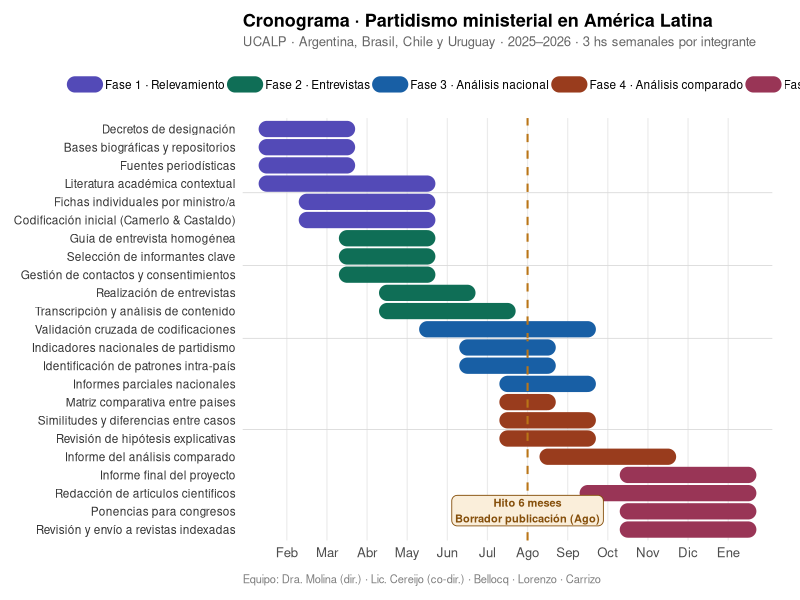

Here is the R script that generated this plot:
## ---- chunk 1
#| echo: false
#| warning: false
#| message: false

library(tidyverse)
library(ggplot2)

colores_fase <- c(
  "Fase 1 · Relevamiento"         = "#534AB7",
  "Fase 2 · Entrevistas"          = "#0F6E56",
  "Fase 3 · Análisis nacional"    = "#185FA5",
  "Fase 4 · Análisis comparado"   = "#993C1D",
  "Fase 5 · Redacción y difusión" = "#993556"
)

meses <- c("Feb","Mar","Abr","May","Jun","Jul","Ago","Sep","Oct","Nov","Dic","Ene")

actividades <- tribble(
  ~fase,                             ~actividad,                                  ~inicio, ~fin,
  "Fase 1 · Relevamiento",           "Decretos de designación",                   1, 2,
  "Fase 1 · Relevamiento",           "Bases biográficas y repositorios",          1, 2,
  "Fase 1 · Relevamiento",           "Fuentes periodísticas",                     1, 2,
  "Fase 1 · Relevamiento",           "Literatura académica contextual",           1, 4,
  "Fase 1 · Relevamiento",           "Fichas individuales por ministro/a",        2, 4,
  "Fase 1 · Relevamiento",           "Codificación inicial (Camerlo & Castaldo)", 2, 4,
  "Fase 2 · Entrevistas",            "Guía de entrevista homogénea",              3, 4,
  "Fase 2 · Entrevistas",            "Selección de informantes clave",            3, 4,
  "Fase 2 · Entrevistas",            "Gestión de contactos y consentimientos",    3, 4,
  "Fase 2 · Entrevistas",            "Realización de entrevistas",                4, 5,
  "Fase 2 · Entrevistas",            "Transcripción y análisis de contenido",     4, 6,
  "Fase 3 · Análisis nacional",      "Validación cruzada de codificaciones",      5, 8,
  "Fase 3 · Análisis nacional",      "Indicadores nacionales de partidismo",      6, 7,
  "Fase 3 · Análisis nacional",      "Identificación de patrones intra-país",     6, 7,
  "Fase 3 · Análisis nacional",      "Informes parciales nacionales",             7, 8,
  "Fase 4 · Análisis comparado",     "Matriz comparativa entre países",           7, 7,
  "Fase 4 · Análisis comparado",     "Similitudes y diferencias entre casos",     7, 8,
  "Fase 4 · Análisis comparado",     "Revisión de hipótesis explicativas",        7, 8,
  "Fase 4 · Análisis comparado",     "Informe del análisis comparado",            8, 10,
  "Fase 5 · Redacción y difusión",   "Informe final del proyecto",               10, 12,
  "Fase 5 · Redacción y difusión",   "Redacción de artículos científicos",        9, 12,
  "Fase 5 · Redacción y difusión",   "Ponencias para congresos",                 10, 12,
  "Fase 5 · Redacción y difusión",   "Revisión y envío a revistas indexadas",    10, 12
)

actividades <- actividades |>
  mutate(
    actividad = factor(actividad, levels = rev(actividad)),
    fase      = factor(fase, levels = names(colores_fase))
  )

ggplot(actividades) +
  geom_segment(
    aes(x = inicio - 0.5, xend = fin + 0.5,
        y = actividad,    yend = actividad,
        color = fase),
    linewidth = 5.5,
    lineend   = "round"
  ) +
  geom_vline(
    xintercept = 7,
    linetype   = "dashed",
    color      = "#BA7517",
    linewidth  = 0.7
  ) +
  annotate(
    "label",
    x = 7, y = 1.2,
    label      = "Hito 6 meses\nBorrador publicación (Ago)",
    size       = 2.8,
    color      = "#854F0B",
    fill       = "#FAEEDA",
    label.size = 0.3,
    label.r    = unit(4, "pt"),
    fontface   = "bold",
    hjust      = 0.5,
    vjust      = 0
  ) +
  geom_hline(
    yintercept = c(6.5, 11.5, 15.5, 19.5),
    color      = "grey85",
    linewidth  = 0.3
  ) +
  scale_x_continuous(
    breaks = 1:12,
    labels = meses,
    expand = expansion(add = 0.6)
  ) +
  scale_color_manual(values = colores_fase, name = NULL) +
  labs(
    title    = "Cronograma · Partidismo ministerial en América Latina",
    subtitle = "UCALP · Argentina, Brasil, Chile y Uruguay · 2025–2026 · 3 hs semanales por integrante",
    x        = NULL,
    y        = NULL,
    caption  = "Equipo: Dra. Molina (dir.) · Lic. Cereijo (co-dir.) · Bellocq · Lorenzo · Carrizo"
  ) +
  theme_minimal(base_size = 11) +
  theme(
    plot.title         = element_text(face = "bold", size = 13, margin = margin(b = 4)),
    plot.subtitle      = element_text(color = "grey40", size = 9.5, margin = margin(b = 12)),
    plot.caption       = element_text(color = "grey50", size = 8, hjust = 0, margin = margin(t = 10)),
    axis.text.x        = element_text(size = 9.5, color = "grey30"),
    axis.text.y        = element_text(size = 8.5, color = "grey20", hjust = 1),
    panel.grid.major.x = element_line(color = "grey92", linewidth = 0.4),
    panel.grid.major.y = element_blank(),
    panel.grid.minor   = element_blank(),
    legend.position    = "top",
    legend.text        = element_text(size = 8.5),
    legend.key.height  = unit(8, "pt"),
    legend.key.width   = unit(18, "pt"),
    plot.margin        = margin(10, 20, 10, 10)
  )
